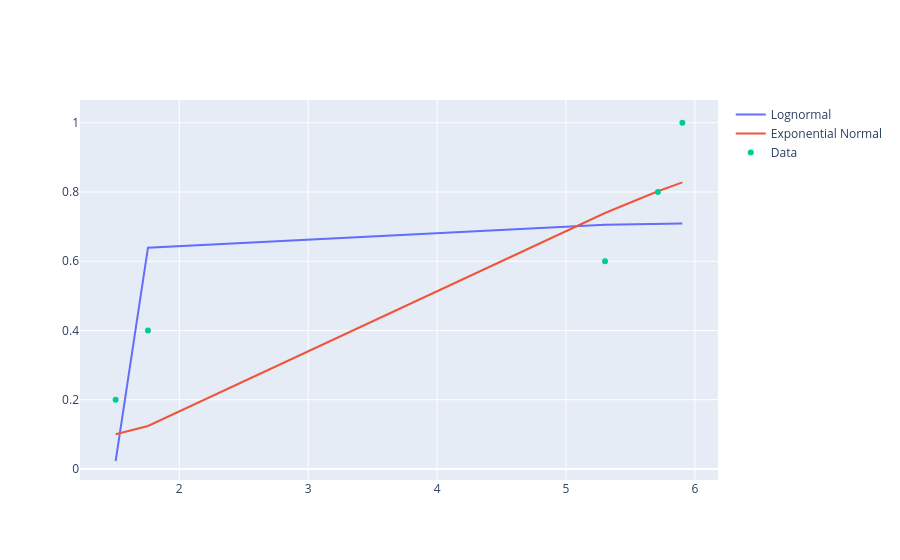

This figure's notebook cell:
### Code cell
from scipy import stats

# # Fit a normal distribution to the data
# params_norm = stats.norm.fit(sserr)
# cdf_values_norm = stats.norm.cdf(sorted_sserr, *params_norm)

# Fit a log-normal distribution to the data
params_lognorm = stats.lognorm.fit(sserr)
cdf_values_lognorm = stats.lognorm.cdf(sorted_sserr, *params_lognorm)
print(params_lognorm)

# # Fit an exponential distribution to the data
# params_expon = stats.expon.fit(sserr)
# cdf_values_expon = stats.expon.cdf(sorted_sserr, *params_expon)

# Fit an Exponential Normal distribution to the data
params_exponnorm = stats.exponnorm.fit(sserr)
cdf_values_exponnorm = stats.exponnorm.cdf(sorted_sserr, *params_exponnorm)


fig = go.Figure()
# fig.add_trace(go.Scatter(x=sorted_sserr, y=cdf_values_norm, mode="lines", name="Normal"))
fig.add_trace(go.Scatter(x=sorted_sserr, y=cdf_values_lognorm, mode="lines", name="Lognormal"))
# fig.add_trace(go.Scatter(x=sorted_sserr, y=cdf_values_expon, mode="lines", name="Exponential"))
fig.add_trace(go.Scatter(x=sorted_sserr, y=cdf_values_exponnorm, mode="lines", name="Exponential Normal"))
fig.add_trace(go.Scatter(x=sorted_sserr, y=cdf, mode="markers", name="Data"))
fig.show()

### Figure 1 — Plotly figure (JSON) as saved in the notebook; plotly's stock layout.template omitted (floating-point values rounded to 4 significant figures)
{"data": [{"mode": "lines", "name": "Lognormal", "type": "scatter", "x": [1.506, 1.757, 5.303, 5.713, 5.903], "y": [0.02304, 0.6391, 0.7056, 0.708, 0.709]}, {"mode": "lines", "name": "Exponential Normal", "type": "scatter", "x": [1.506, 1.757, 5.303, 5.713, 5.903], "y": [0.1, 0.1242, 0.7393, 0.8021, 0.8277]}, {"mode": "markers", "name": "Data", "type": "scatter", "x": [1.506, 1.757, 5.303, 5.713, 5.903], "y": [0.2, 0.4, 0.6, 0.8, 1.0]}], "layout": {}}
